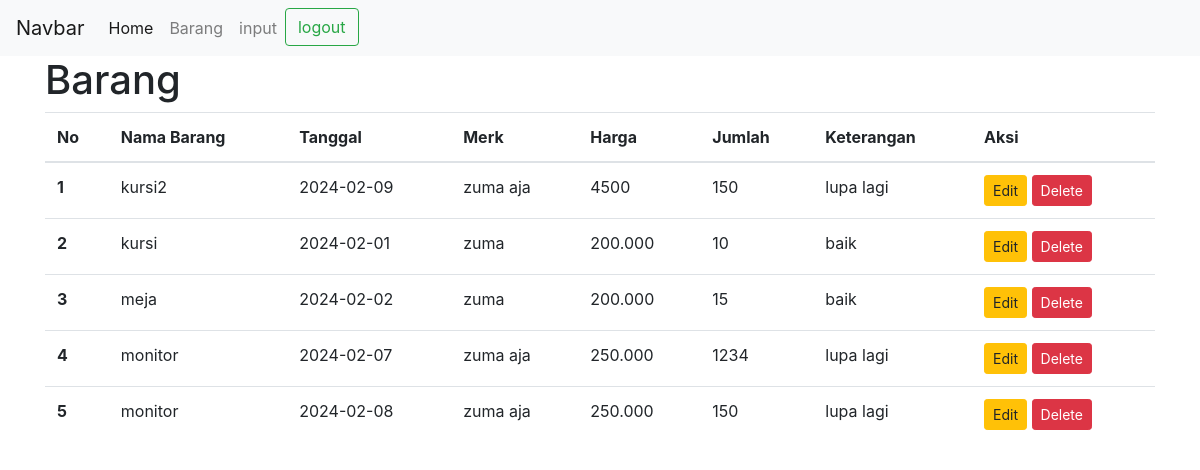
/barang.php (signed in), run on the app's committed database.
### tables this page shows
CREATE TABLE `barang` (
  `id` int(11) NOT NULL,
  `namabarang` varchar(225) NOT NULL,
  `tanggal` varchar(255) NOT NULL,
  `merk` varchar(225) NOT NULL,
  `harga` varchar(100) NOT NULL,
  `jumlah` varchar(100) NOT NULL,
  `keterangan` varchar(225) NOT NULL
);

### koneksi.php (called while the page is built, shortened)
<?php
    $host="localhost";
    $user="root";
    $pass="";
    $db="peminjaman_barang";
    $konn= mysqli_connect($host,$user,$pass,$db) or die;
    function tampil_data($tabel)
    {
        Global $konn;
        $sql=mysqli_query($konn,"select*from $tabel");
        $rows=[];
        while($row=mysqli_fetch_assoc($sql))
        {
            $rows[]=$row;
        }
        return $rows;
    }
?>

### barang.php (the view, shortened to what this page needs)
<?php
require_once('koneksi.php');
$data =tampil_data("barang");
$nomor=1;
?>
<!doctype html>
<html lang="en">
  <head>
    <link rel="stylesheet" href="https://cdn.jsdelivr.net/npm/bootstrap@4.6.2/dist/css/bootstrap.min.css">
  </head>
  <body>
<?php
  include('nav.php');
?>
<div class="container">
<h1>Barang</h1>
<table class="table">
  <thead>
    <tr>
      <th scope="col">No</th>
      <th scope="col">Nama Barang</th>
      <th scope="col">Tanggal</th>
      <th scope="col">Merk</th>
      <th scope="col">Harga</th>
      <th scope="col">Jumlah</th>
      <th scope="col">Keterangan</th>
      <th scope="col">Aksi</th>
    </tr>
  </thead>
  <tbody>
    <?php foreach($data as $brg) :?>
      <?php $no=$nomor++;?>
    <tr>
      <th scope="row"><?php echo "$no"?></th>
      <td><?php echo"$brg[namabarang]";?></td>
      <td><?php echo"$brg[tanggal]";?></td>
      <td><?php echo"$brg[merk]";?></td>
      <td><?php echo"$brg[harga]";?></td>
      <td><?php echo"$brg[jumlah]";?></td>
      <td><?php echo"$brg[keterangan]";?></td>
      <td><?php echo "<a href='edit.php?id=$brg[id]' class='btn btn-sm btn-warning' >Edit</a>"; ?>
      <?php echo "<a href='delete.php?id=$brg[id]' class='btn btn-sm btn-danger'>Delete</a>"; ?>
    </td>
    </tr>
    <?php endforeach;?>
  </tbody>
</table>
</div>
  </body>
</html>

### nav.php (shortened to what this page needs)
<nav class="navbar navbar-expand-lg navbar-light bg-light">
  <a class="navbar-brand" href="#">Navbar</a>
  <div class="collapse navbar-collapse" id="navbarSupportedContent">
    <ul class="navbar-nav mr-auto">
      <li class="nav-item active">
        <a class="nav-link" href="index.php">Home <span class="sr-only">(current)</span></a>
      </li>
      <li class="nav-item">
        <a class="nav-link" href="barang.php">Barang</a>
      </li>
      <li class="nav-item">
        <a class="nav-link" href="input.php">input</a>
      </li>
      <li class="nav-item">
     <a href="logout.php"> <button class="btn btn-outline-success my-2 my-sm-0">logout</button></a>
</li>
  </div>
</nav>

### data on the page
barang: no "1", namabarang "kursi2", tanggal "2024-02-09", merk "zuma aja", harga "4500", jumlah "150", keterangan "lupa lagi"
barang: no "2", namabarang "kursi", tanggal "2024-02-01", merk "zuma", harga "200.000", jumlah "10", keterangan "baik"
barang: no "3", namabarang "meja", tanggal "2024-02-02", merk "zuma", harga "200.000", jumlah "15", keterangan "baik"
barang: no "4", namabarang "monitor", tanggal "2024-02-07", merk "zuma aja", harga "250.000", jumlah "1234", keterangan "lupa lagi"
barang: no "5", namabarang "monitor", tanggal "2024-02-08", merk "zuma aja", harga "250.000", jumlah "150", keterangan "lupa lagi"
